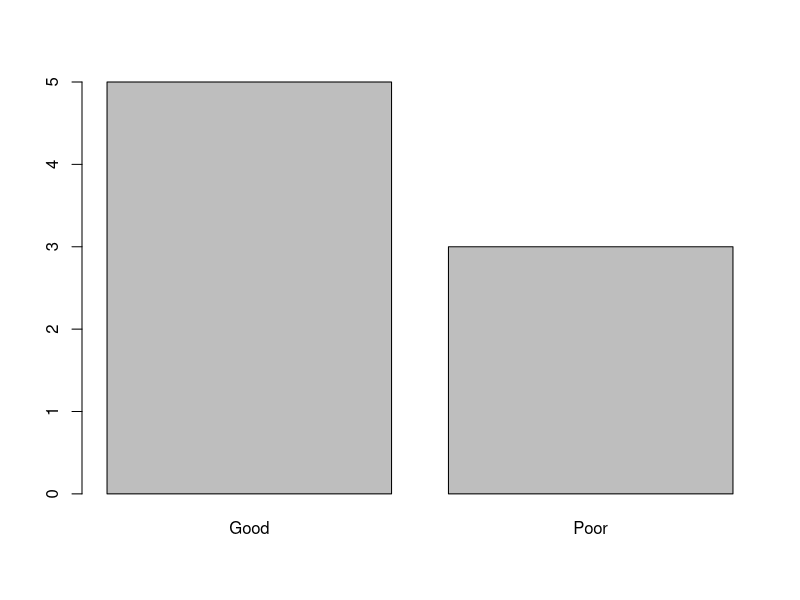
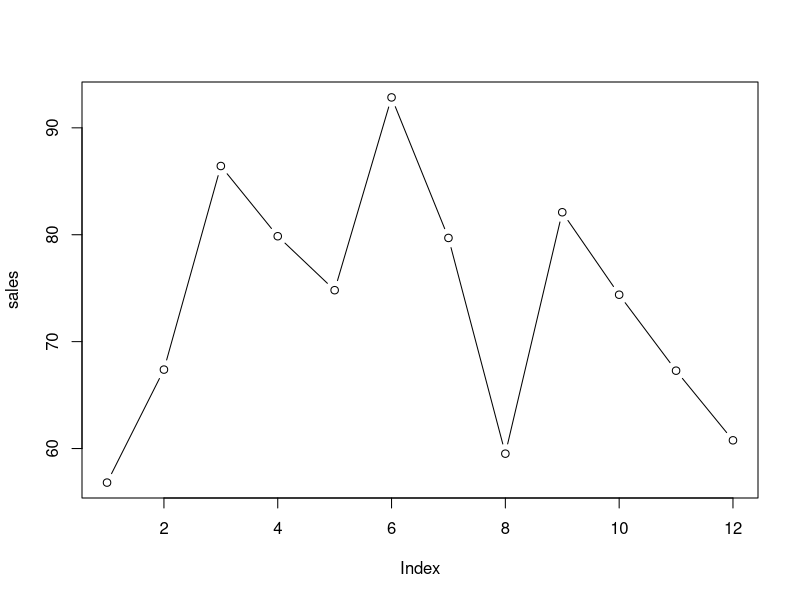
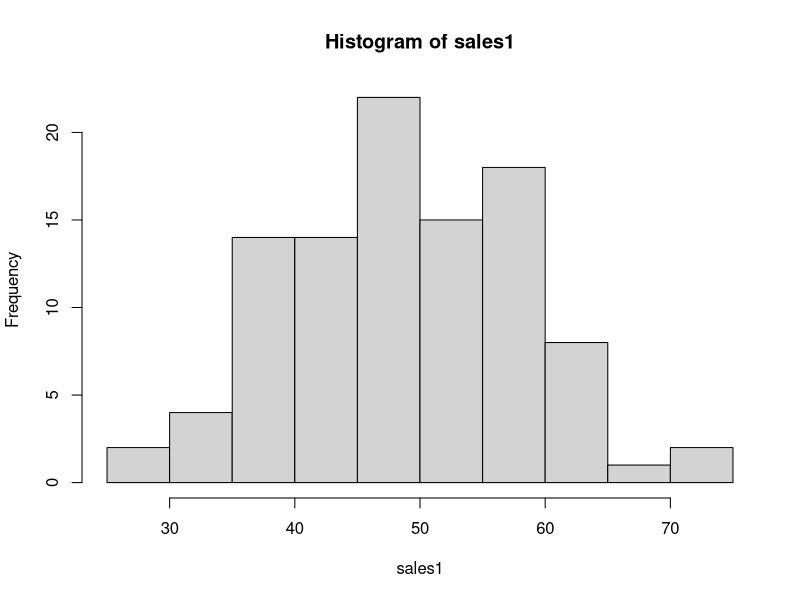
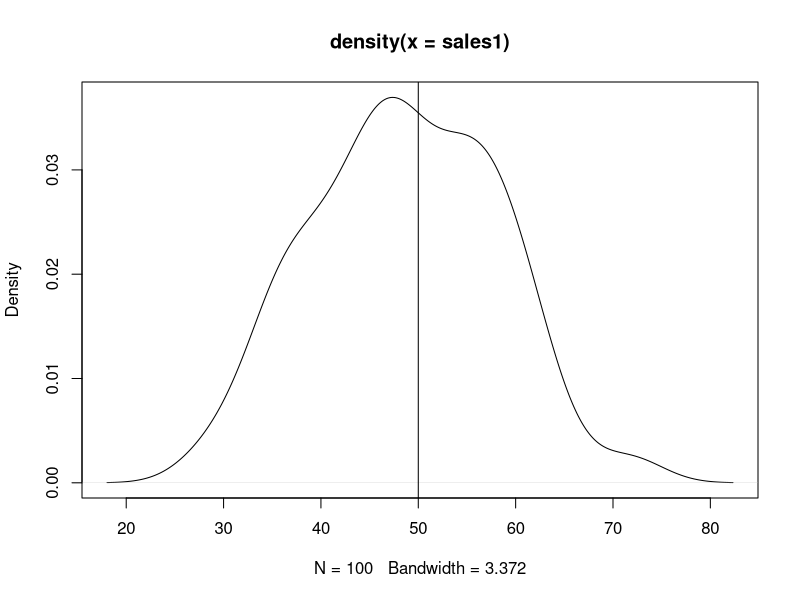

Write R code to recreate these figures, in order. (Note: this script raises an error after producing the figures.)
# R Programming
?mean
x <- c(0:10, 50)
x
x[c(seq(1,12,2))]
?c






seq(2,100,2)

?seq
xm <- mean(x)
xm
mean(x, trim = 0.10)

# Scalar
(x <- 1)
x = 1
# Vector
c(1:5)
x = c(1,2,3,4,10,5,5,3,2,5,7,7,8,9)
mean(x); median(x)
sort(x)

table(x)

library(modeest)
mlv(x, method = "lientz", bw = 0.2)

ratings =c(rep('Good',5), rep('Poor',3))
ratings
table(ratings)
barplot(table(ratings))



rollno = c(10,22,44,23)
sales = runif(12, 50, 100)
sales
plot(sales, type='b')
?plot

?runif


str(x)
y = c('abhinav', 'Rishi', 'Shreya')
str(y)
z = c(TRUE, FALSE, TRUE, FALSE)
str(z)


abinav=c(1,3,6,8,6,3,100,rep(NA,5))
abinav
str(abinav)
is.na(abinav)
anyNA(abinav)
mean(abinav,na.rm=T)

mean(x=abinav)
mean(x=abinav,trim=0.4, na.rm=T)
x = c(TRUE, FALSE, TRUE)
mean(x)
mean(c(1,0,1))

#Categorical Data
product = c('maggi', 'topramen', 'hakka')
product
shirtcolor = c('green', 'red', 'blue', 'black')
shirtcolor
rating = c('Excellent', 'Very Good', 'Good', 'Average', 'Poor' )
rating
str(rating)
performance = c( 1, 2, 3, 4, 5)
str(performance)

decision = c('buy', 'sell')
decisionTF = c(TRUE, FALSE )
str(decision); str(decisionTF)
grades = c('A','C','B','D','E','B')
grades
grades1 = factor(grades, ordered=T, levels=c('E','D','A','B','C'))
grades1
itemssold = c(10, 20, 30, 25)


#Nominal Data
product

#Ordinal Data
performance
#need to create order
performance=c(1,2,5,2,5,2,5,2,5)
length(performance)
performance
str(performance)
performance[9] = 100
performance

performance1 = factor(performance, ordered=TRUE, levels=c(4,2,5,1,3,8,100))
performance1[1] = 100

table(performance1)
performance1



rating
rev(rating)
rating1 = factor(rating, ordered=T, levels=rev(rating))
rating1

grades
grades1 = factor(grades, ordered=T, levels=c('F','E','D','C','B', 'A'))
grades1
summary(grades1)

# -----
#vectors, factors
#list matrix
?matrix
mdat <- matrix(c(1,2,3,11,12,13), nrow = 2, ncol = 3)
mdat[1,1] ='dhiraj'              
mdat               
(x = 1:24)               
(matx = matrix(x, nrow=6, byrow=TRUE))               
?data.frame



(salemon = month.abb[1:12])
salemon = factor(salemon, ordered=T,levels=month.abb[1:12])
salemon
(sales1 = runif(12, min=50, max=100))
salemon; sales1
(adamt = runif(12, min=12, max=25))
(salesmonthwise = data.frame(salemon, sales, adamt))
rownames(salesmonthwise) = month.abb[1:12]
salesmonthwise
colnames(salesmonthwise) = c('col1','col2','col3')

salesmonthwise[1:5,1:3]
?head
head(salesmonthwise,n=3)
head(salesmonthwise[c(1,3)],n=3)
head(salesmonthwise[c('col1','col2')],n=3)
salesmonthwise[c('Jan'),c('col1','col2')]
salesmonthwise[salesmonthwise$col3 < 20,c(1,2,3)]

colSums(salesmonthwise[-1])
rowSums(salesmonthwise[-1])

# Day3

# Data Properties
set.seed(10)
?rnorm
sales1 = rnorm(100, mean=50, sd=10)
sales1
range(sales1)
hist(sales1)
plot(density(sales1))
abline(v=50)

set.seed(1)
sales3 = runif(10,1,5)
sales3
mean(sales3)
set.seed(1)
sales4 = runif(10,1,5)
sales4
mean(sales4)


names = c('A', 'B', 'C')
?sample
v1= sample(x=names, size=4, replace = FALSE, prob = c(.2,.3,.5))
v1
table(v1)


sales2 = rnorm(100, mean=60, sd=12)
sales2
plot(density(sales2))
abline(v=60)
sales3= c(1,5,2,5,2,3,6,7,8,4,5)
sales3
#


shirtcolor = c('green', 'red', 'blue', 'black')
sellitems = sample(shirtcolor, 20, replace=T, prob=c(.4,.3,.2,.1)) 
sellitems
summary(sellitems)
table(sellitems)

grades = c('A','C','B', 'D','E', 'B', 'A', 'B', 'A', 'C','F')
grades1 = factor(grades, ordered=T, levels=c('F','E','D','C','B', 'A'))
grades1


#Location / Central Tendency
mean(sales1)
mean(sales2)
mean(sellitems)
mean(grades)
mean(sales3)

#Middle Values
median(sales1)
median(sales2)
median(sales3)
sort(sales3)
quantile(sales3)

median(sellitems)
median(grades1)


#Mode
mode(sales1)  # error
library(modeest)
mlv(sales1, method='mfv')
mlv(sales2, method='mfv')
mlv(sales3, method='mfv')
mlv(sellitems, method='mfv')
mlv(grades1, method='mfv')
table(sale3)
table(sellitems)
table(grades1)
which.max(table(grades1))



# Graphical Way
mean(sales1)
hist(sales1)
plot(density(sales1))
abline(v=50)

sales2 = rnorm(100, mean=60, sd=12)

sales2
range(sales2)
hist(sales2, prob=T)
?hist
lines(density(sales2), col='red')
abline(v=60, col="green")
abline(h=.02, col="red")

# Combine Plots
plot(density(sales1), col='green', ylim=c(0,0.05))
lines(density(sales2), col="blue", lwd=2)
abline(v=c(50,60), col=c('green', 'blue'), lwd=3)
